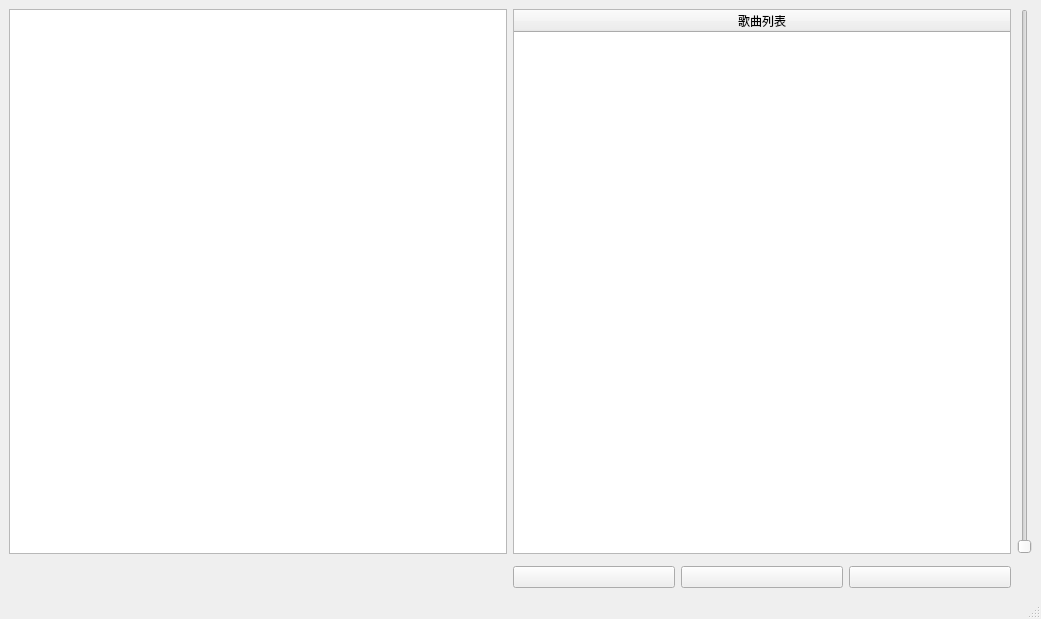
<?xml version="1.0" encoding="UTF-8"?>
<ui version="4.0">
 <class>MainWindow</class>
 <widget class="QMainWindow" name="MainWindow">
  <property name="geometry">
   <rect>
    <x>0</x>
    <y>0</y>
    <width>1041</width>
    <height>619</height>
   </rect>
  </property>
  <property name="windowTitle">
   <string>MainWindow</string>
  </property>
  <widget class="QWidget" name="centralwidget">
   <layout class="QGridLayout" name="gridLayout_2">
    <item row="0" column="0">
     <widget class="QTableWidget" name="TableLyric"/>
    </item>
    <item row="0" column="1">
     <widget class="QTableWidget" name="TableList">
      <attribute name="horizontalHeaderStretchLastSection">
       <bool>true</bool>
      </attribute>
      <column>
       <property name="text">
        <string>歌曲列表</string>
       </property>
      </column>
     </widget>
    </item>
    <item row="2" column="1">
     <layout class="QGridLayout" name="gridLayout">
      <item row="0" column="2">
       <widget class="QPushButton" name="ButtonNext">
        <property name="text">
         <string/>
        </property>
        <property name="icon">
         <iconset resource="iconsource.qrc">
          <normaloff>:/Last.ico</normaloff>:/Last.ico</iconset>
        </property>
       </widget>
      </item>
      <item row="0" column="0">
       <widget class="QPushButton" name="ButtonLast">
        <property name="text">
         <string/>
        </property>
        <property name="icon">
         <iconset resource="iconsource.qrc">
          <normaloff>:/previous.ico</normaloff>:/previous.ico</iconset>
        </property>
       </widget>
      </item>
      <item row="0" column="1">
       <widget class="QPushButton" name="ButtonPlay">
        <property name="text">
         <string/>
        </property>
        <property name="icon">
         <iconset resource="iconsource.qrc">
          <normaloff>:/play.ico</normaloff>:/play.ico</iconset>
        </property>
       </widget>
      </item>
     </layout>
    </item>
    <item row="1" column="0" rowspan="2">
     <widget class="QLabel" name="CurrentMusic">
      <property name="text">
       <string/>
      </property>
     </widget>
    </item>
    <item row="0" column="2">
     <widget class="QSlider" name="VedioSlider">
      <property name="orientation">
       <enum>Qt::Vertical</enum>
      </property>
     </widget>
    </item>
   </layout>
  </widget>
  <widget class="QMenuBar" name="menubar">
   <property name="geometry">
    <rect>
     <x>0</x>
     <y>0</y>
     <width>1041</width>
     <height>26</height>
    </rect>
   </property>
  </widget>
  <widget class="QStatusBar" name="statusbar"/>
 </widget>
 <resources>
  <include location="iconsource.qrc"/>
 </resources>
 <connections/>
</ui>
